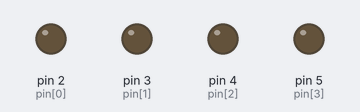
Bench run of a sketch on a simulated Arduino Uno, built with avr-gcc and run on an emulated ATmega328P. On the bench: output pins drawn as LEDs (lit = HIGH).

Above: at 0.1 s.
At 4.1 s:
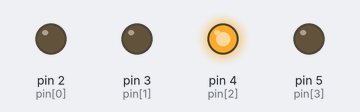
At 8.1 s:
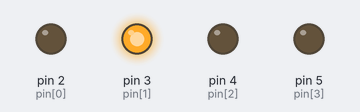
At 18.1 s:
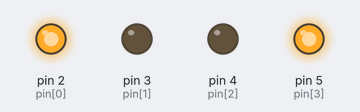
At 28.1 s:
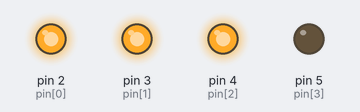
At 38.1 s:
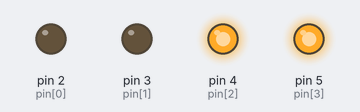
Timing chart, 0 to 40.0 s (numbered marks = the images above):
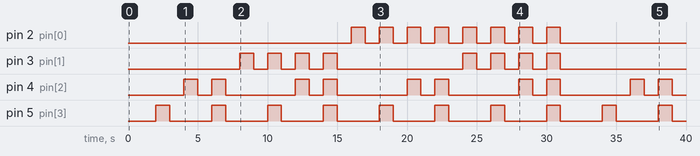

Measured:
- by itself, pin 2 (pin[0]): LOW → HIGH at 16.0 s, → LOW 1.0 s later, → HIGH 1.0 s later, → LOW 1.0 s later, … (16 changes in this stretch)
- by itself, pin 3 (pin[1]): goes 3 × (HIGH 1.0 s, LOW 1.0 s), HIGH 1.0 s, LOW 9.0 s, 3 × (HIGH 1.0 s, LOW 1.0 s), HIGH 1.0 s, then LOW
- by itself, pin 4 (pin[2]): repeats every 8.0 s: LOW 1.0 s, HIGH 1.0 s, LOW 5.0 s, HIGH 1.0 s
- by itself, pin 5 (pin[3]): alternates HIGH for 1.0 s and LOW for 3.0 s

The sketch:

uno.ino
```cpp
int pin[]={2,3,4,5};
int wait_time=1000;
void setup() {
  for(int i:pin){
    pinMode(i,OUTPUT);
  }

}
String s[]={"0000","0001","0010","0011","0100","0101","0110","0111","1000","1001","1010","1011","1100","1101","1110","1111"};

void loop() {
  for(String son:s){
    if(son[0]=='1') digitalWrite(pin[0],1);
    if(son[1]=='1') digitalWrite(pin[1],1);
    if(son[2]=='1') digitalWrite(pin[2],1);
    if(son[3]=='1') digitalWrite(pin[3],1);

    delay(wait_time);
    for(int i:pin) digitalWrite(i,0);
    delay(wait_time);
  }

}
```
